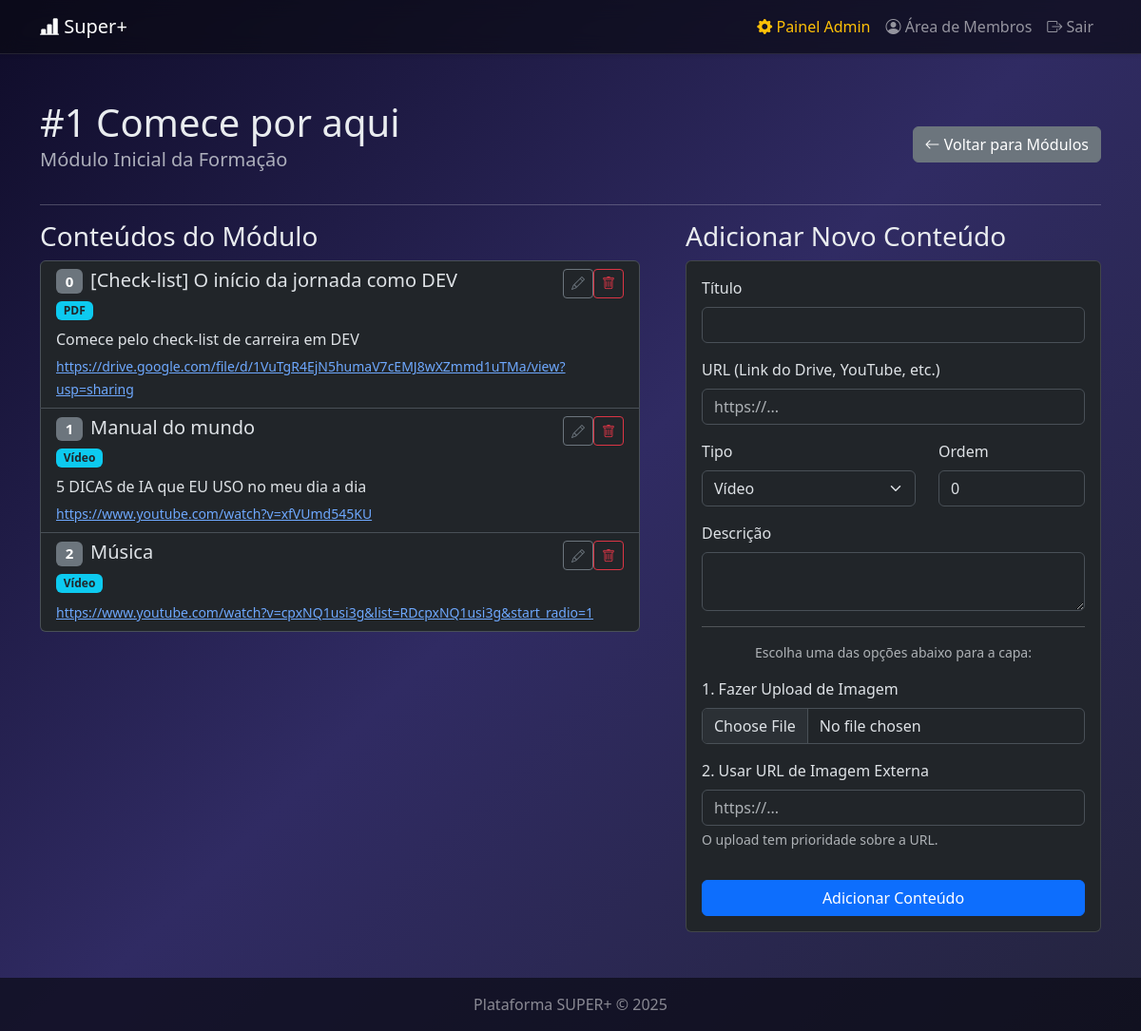
Screenshot of /admin/admin/modulos/1/detalhes (signed in) with the database file from the repository.
### mentoria/models.py (models this page shows)
class Modulos(db.Model):
    __tablename__ = 'modulos'
    id = db.Column(db.Integer, primary_key=True)
    titulo = db.Column(db.String(150), unique=True, nullable=False)
    descricao = db.Column(db.Text)
    ordem = db.Column(db.Integer, default=0)
    thumbnail_url = db.Column(db.String(255))
    conteudos = db.relationship('Conteudos', backref='modulo', lazy=True, cascade="all, delete-orphan")

class Conteudos(db.Model):
    __tablename__ = 'conteudos'
    id = db.Column(db.Integer, primary_key=True)
    modulo_id = db.Column(db.Integer, db.ForeignKey('modulos.id'), nullable=False)
    titulo = db.Column(db.String(150), nullable=False)
    tipo = db.Column(db.String(50))
    url_conteudo = db.Column(db.String(255), nullable=False)
    descricao = db.Column(db.Text)
    ordem = db.Column(db.Integer, default=0)
    thumbnail_url = db.Column(db.String(255), nullable=True)

### mentoria/admin/routes.py (the view)
@admin.route('/admin/modulos/<int:id>/detalhes')
@admin_required
def admin_detalhes_modulo(id):
    modulo = Modulos.query.get_or_404(id)
    conteudos = sorted(modulo.conteudos, key=lambda c: c.ordem)
    return render_template('admin/detalhes_modulo.html', modulo=modulo, conteudos=conteudos)

### mentoria/admin/utils.py (called while the page is built)
def admin_required(f):
    @wraps(f)
    def decorated_function(*args, **kwargs):
        if not current_user.is_admin:
            flash("Acesso não autorizado.", "danger")
            return redirect(url_for('main.login'))
        return f(*args, **kwargs)
    return decorated_function

### mentoria/models.py (called while the page is built)
@login_manager.user_loader
def load_user(user_id):
    return Registros.query.get(int(user_id))

### mentoria/templates/admin/detalhes_modulo.html (shortened to what this page needs)
{% extends "layout.html" %}
{% block content %}
<div class="d-flex justify-content-between align-items-center">
    <div><h1 class="mb-0">{{ modulo.titulo }}</h1><p class="lead text-muted">{{ modulo.descricao }}</p></div>
    <a href="{{ url_for('admin.admin_lista_modulos') }}" class="btn btn-secondary"><i class="bi bi-arrow-left"></i> Voltar para Módulos</a>
</div>
<hr>
<div class="row g-5">
    <div class="col-md-7">
        <h3>Conteúdos do Módulo</h3>
        <div class="list-group">
            {% for conteudo in conteudos %}
            <div class="list-group-item">
                <div class="d-flex w-100 justify-content-between">
                    <div><h5 class="mb-1"><span class="badge bg-secondary me-2">{{ conteudo.ordem }}</span>{{ conteudo.titulo }}</h5><small class="badge bg-info text-dark">{{ conteudo.tipo }}</small></div>
                    <div><a href="{{ url_for('admin.admin_editar_conteudo', id=conteudo.id) }}" class="btn btn-sm btn-outline-secondary" title="Editar"><i class="bi bi-pencil"></i></a><form action="{{ url_for('admin.admin_deletar_conteudo', id=conteudo.id) }}" method="POST" class="d-inline" onsubmit="return confirm('Tem a certeza?');"><button type="submit" class="btn btn-sm btn-outline-danger" title="Remover"><i class="bi bi-trash"></i></button></form></div>
                </div>
                <p class="mb-1 mt-2">{{ conteudo.descricao }}</p>
                <small><a href="{{ conteudo.url_conteudo }}" target="_blank">{{ conteudo.url_conteudo }}</a></small>
            </div>
            {% else %}
            <div class="list-group-item">Nenhum conteúdo registado neste módulo.</div>
            {% endfor %}
        </div>
    </div>
    <div class="col-md-5">
        <h3>Adicionar Novo Conteúdo</h3>
        <div class="card">
            <div class="card-body">
                <form action="{{ url_for('admin.admin_novo_conteudo', modulo_id=modulo.id) }}" method="POST" enctype="multipart/form-data">
                    <div class="mb-3"><label class="form-label">Título</label><input type="text" name="titulo" class="form-control" required></div>
                    <div class="mb-3"><label class="form-label">URL (Link do Drive, YouTube, etc.)</label><input type="url" name="url_conteudo" class="form-control" placeholder="https://..." required></div>
                    <div class="row"><div class="col-sm-7"><label class="form-label">Tipo</label><select name="tipo" class="form-select"><option>Vídeo</option><option>PDF</option><option>Slides</option><option>Link Externo</option></select></div><div class="col-sm-5"><label class="form-label">Ordem</label><input type="number" name="ordem" class="form-control" value="0"></div></div>
                    <div class="mt-3"><label class="form-label">Descrição</label><textarea name="descricao" class="form-control" rows="2"></textarea></div>
                    <hr>
                    <p class="text-muted text-center small">Escolha uma das opções abaixo para a capa:</p>
                    <div class="mb-3">
                        <label class="form-label">1. Fazer Upload de Imagem</label>
                        <input type="file" name="thumbnail_file" class="form-control">
                    </div>
                    <div class="mb-3">
                        <label class="form-label">2. Usar URL de Imagem Externa</label>
                        <input type="url" name="thumbnail_url" class="form-control" placeholder="https://...">
                        <div class="form-text">O upload tem prioridade sobre a URL.</div>
                    </div>
                    <button type="submit" class="btn btn-primary w-100 mt-3">Adicionar Conteúdo</button>
                </form>
            </div>
        </div>
    </div>
</div>
{% endblock %}

### mentoria/templates/layout.html (style rules this page uses)
:root { --primary-glow: #00aaff; --secondary-glow: #aa00ff; --background-start: #0f0c29; --background-mid: #302b63; --background-end: #24243e; }
body { background: linear-gradient(135deg, var(--background-start), var(--background-mid), var(--background-end)); background-attachment: fixed; color: #e9ecef; }

### rows the page displays
Modulos: titulo "#1 Comece por aqui", descricao "Módulo Inicial da Formação"
Conteudos: ordem "0", titulo "[Check-list] O início da jornada como DEV", tipo "PDF", descricao "Comece pelo check-list de carreira em DEV", url_conteudo "https://drive.google.com/file/d/1VuTgR4EjN5humaV7cEMJ8wXZmmd1uTMa/view?usp=sharing"
Conteudos: ordem "1", titulo "Manual do mundo", tipo "Vídeo", descricao "5 DICAS de IA que EU USO no meu dia a dia", url_conteudo "https://www.youtube.com/watch?v=xfVUmd545KU"
Conteudos: ordem "2", titulo "Música", tipo "Vídeo", url_conteudo "https://www.youtube.com/watch?v=cpxNQ1usi3g&list=RDcpxNQ1usi3g&start_radio=1"
